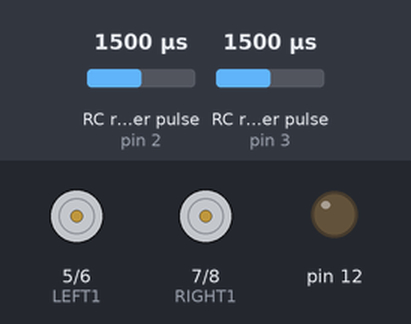
Simulated run of this sketch. Board: Arduino Uno, built with avr-gcc and run on an emulated ATmega328P. Parts: motor-driver pin pairs drawn as motors (green arrow = first pin HIGH = forward, orange = second pin HIGH = backward, longer = more drive, scaled by the enable pin), output pins drawn as LEDs (lit = HIGH). Wiring (inferred from the names in the program): 2 × RC receiver channel: data pin 2 / data pin 3. The inputs (shaded band) are chosen by the test bench; at power-on: RC receiver pulse (sensors on pin 2, pin 3) 1500 µs. What the sketch prints to the serial monitor is not drawn.

Above: at 1.2 s.
1.3 s: RC receiver pulse (sensor on pin 2) set to 1462 µs
2.8 s: RC receiver pulse (sensor on pin 2) set to 1440 µs
At 3.5 s:
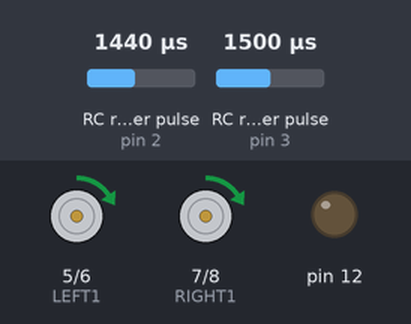
4.3 s: RC receiver pulse (sensor on pin 3) set to 1457 µs
5.8 s: RC receiver pulse (sensor on pin 3) set to 1436 µs
At 7.0 s:
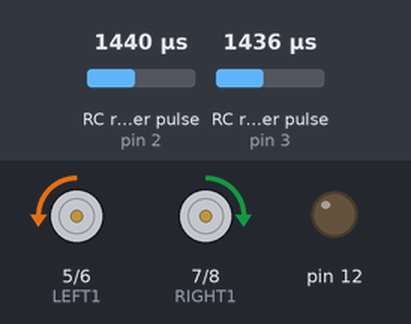
7.3 s: RC receiver pulse (sensor on pin 2) set to 1391 µs
8.8 s: RC receiver pulse (sensor on pin 2) set to 1370 µs
At 9.4 s:
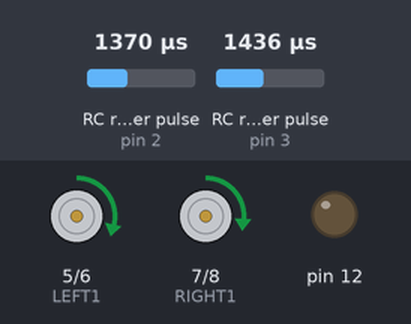
Timing chart, 0 to 11.3 s (numbered marks = the images above; inputs shaded):
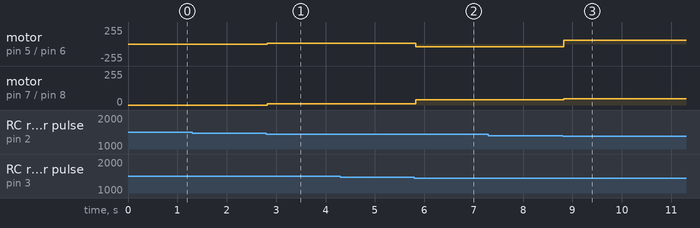

Measured:
- the behaviour switches between 1449 and 1448 µs on RC receiver pulse (sensor on pin 3) (found by bisection; images 1 and 2)
- the behaviour switches between 1382 and 1381 µs on RC receiver pulse (sensor on pin 2) (found by bisection; images 2 and 3)
- after the input at 1.3 s, every drawn part: stays the same
- after the input at 2.8 s, motor on pin 5 (LEFT1) / pin 6 (LEFT2), motor on pin 7 (RIGHT1) / pin 8 (RIGHT2): stopped → forward 8/255 at once
- after the input at 4.3 s, every drawn part: stays the same
- after the input at 5.8 s, motor on pin 5 (LEFT1) / pin 6 (LEFT2): forward 8/255 → backward 41/255 at once; motor on pin 7 (RIGHT1) / pin 8 (RIGHT2): forward 8/255 → forward 41/255 at once
- after the input at 7.3 s, every drawn part: stays the same
- after the input at 8.8 s, motor on pin 5 (LEFT1) / pin 6 (LEFT2): backward 41/255 → forward 57/255 at once; motor on pin 7 (RIGHT1) / pin 8 (RIGHT2): forward 41/255 → forward 47/255 at once

The sketch:

FF761ALII7PDOCE.ino
```cpp
//geeky singh 14th dec 2015 for instructables.com

#define SRC_NEUTRAL 1500
#define SRC_MAX 2000
#define SRC_MIN 1000
#define TRC_NEUTRAL 1500
#define TRC_MAX 2000
#define TRC_MIN 1000
#define RC_DEADBAND 50
#define ERROR_center 50
#define pERROR 100

uint16_t unSteeringMin = SRC_MIN + pERROR;
uint16_t unSteeringMax = SRC_MAX - pERROR;
uint16_t unSteeringCenter = SRC_NEUTRAL;

uint16_t unThrottleMin = TRC_MIN + pERROR;
uint16_t unThrottleMax = TRC_MAX - pERROR;
uint16_t unThrottleCenter = TRC_NEUTRAL;

#define PWM_MIN 0
#define PWM_MAX 255

#define GEAR_NONE 1
#define GEAR_IDLE 1
#define GEAR_FULL 2

#define PWM_SPEED_LEFT 10
#define PWM_SPEED_RIGHT 11
#define LEFT1 5
#define LEFT2 6
#define RIGHT1 7
#define RIGHT2 8

#define PROGRAM_PIN 9

// Assign your channel in pins
#define THROTTLE_IN_PIN 2
#define STEERING_IN_PIN 3

// These bit flags are set in bUpdateFlagsShared to indicate which
// channels have new signals
#define THROTTLE_FLAG 1
#define STEERING_FLAG 2

// holds the update flags defined above
volatile uint8_t bUpdateFlagsShared;

// shared variables are updated by the ISR and read by loop.
// In loop we immediatley take local copies so that the ISR can keep ownership of the
// shared ones. To access these in loop
// we first turn interrupts off with noInterrupts
// we take a copy to use in loop and the turn interrupts back on
// as quickly as possible, this ensures that we are always able to receive new signals
volatile uint16_t unThrottleInShared;
volatile uint16_t unSteeringInShared;

// These are used to record the rising edge of a pulse in the calcInput functions
// They do not need to be volatile as they are only used in the ISR. If we wanted
// to refer to these in loop and the ISR then they would need to be declared volatile
uint32_t ulThrottleStart;
uint32_t ulSteeringStart;

uint8_t gThrottle = 0;
uint8_t gGear = GEAR_NONE;
uint8_t gOldGear = GEAR_NONE;

#define DIRECTION_STOP 0
#define DIRECTION_FORWARD 1
#define DIRECTION_REVERSE 2
#define DIRECTION_ROTATE_RIGHT 3
#define DIRECTION_ROTATE_LEFT 4

uint8_t gThrottleDirection = DIRECTION_STOP;
uint8_t gDirection = DIRECTION_STOP;
uint8_t gOldDirection = DIRECTION_STOP;

#define IDLE_MAX 50

#define MODE_RUN 0


uint8_t gMode = MODE_RUN;

unsigned long pulse_time  ;

void setup()
{
  Serial.begin(9600);

  Serial.println("hello");

  attachInterrupt(0 /* INT0 = THROTTLE_IN_PIN */,calcThrottle,CHANGE);
  attachInterrupt(1 /* INT1 = STEERING_IN_PIN */,calcSteering,CHANGE);

  pinMode(PWM_SPEED_LEFT,OUTPUT);
  pinMode(PWM_SPEED_RIGHT,OUTPUT);
  pinMode(LEFT1,OUTPUT);
  pinMode(LEFT2,OUTPUT);
  pinMode(RIGHT1,OUTPUT);
  pinMode(RIGHT2,OUTPUT);
   pinMode(12,OUTPUT);
   pulse_time =millis() ;
  pinMode(PROGRAM_PIN,INPUT);


}

void loop()
{
  // create local variables to hold a local copies of the channel inputs
  // these are declared static so that thier values will be retained
  // between calls to loop.
  static uint16_t unThrottleIn;
  static uint16_t unSteeringIn;
  // local copy of update flags
  static uint8_t bUpdateFlags;
// fail_safe();
  // check shared update flags to see if any channels have a new signal
  if(bUpdateFlagsShared)
  {
    noInterrupts(); // turn interrupts off quickly while we take local copies of the shared variables
     pulse_time =millis() ;
      // take a local copy of which channels were updated in case we need to use this in the rest of loop
    bUpdateFlags = bUpdateFlagsShared;

    // in the current code, the shared values are always populated
    // so we could copy them without testing the flags
    // however in the future this could change, so lets
    // only copy when the flags tell us we can.

    if(bUpdateFlags & THROTTLE_FLAG)
    {
      unThrottleIn = unThrottleInShared;
    }

    if(bUpdateFlags & STEERING_FLAG)
    {
      unSteeringIn = unSteeringInShared;
    }

    // clear shared copy of updated flags as we have already taken the updates
    // we still have a local copy if we need to use it in bUpdateFlags
    bUpdateFlagsShared = 0;

    interrupts(); // we have local copies of the inputs, so now we can turn interrupts back on
    // as soon as interrupts are back on, we can no longer use the shared copies, the interrupt
    // service routines own these and could update them at any time. During the update, the
    // shared copies may contain junk. Luckily we have our local copies to work with :-)
  }


  // do any processing from here onwards
  // *************  only use the local values unAuxIn, unThrottleIn and unSteeringIn, the shared
  // variables unAuxInShared, unThrottleInShared, unSteeringInShared are always owned by
  // the interrupt routines and should not be used in loop

  if(gMode == MODE_RUN)
  {
    // we are checking to see if the channel value has changed, this is indicated
    // by the flags. For the simple pass through we don't really need this check,
    // but for a more complex project where a new signal requires significant processing
    // this allows us to only calculate new values when we have new inputs, rather than
    // on every cycle.
    if(bUpdateFlags & THROTTLE_FLAG)
    {
      // A good idea would be to check the before and after value,
      // if they are not equal we are receiving out of range signals
      // this could be an error, interference or a transmitter setting change
      // in any case its a good idea to at least flag it to the user somehow
      unThrottleIn = constrain(unThrottleIn,unThrottleMin,unThrottleMax);

      if(unThrottleIn > (unThrottleCenter + ERROR_center))
      {
        gThrottle = map(unThrottleIn,(unThrottleCenter + ERROR_center),unThrottleMax,PWM_MIN,PWM_MAX);
        gThrottleDirection = DIRECTION_FORWARD;
      }
      else if (unThrottleIn < (unThrottleCenter - ERROR_center))
      {
        gThrottle = map(unThrottleIn,unThrottleMin,(unThrottleCenter- ERROR_center),PWM_MAX,PWM_MIN);
        gThrottleDirection = DIRECTION_REVERSE;
      }

      else
      {
      gThrottleDirection =DIRECTION_STOP;
      gThrottle=0;
      }

      if(gThrottle < IDLE_MAX)
      {
        gGear = GEAR_IDLE;
      }
      else
      {
        gGear = GEAR_FULL;
      }
    }

    if(bUpdateFlags & STEERING_FLAG)
    {
      uint8_t throttleLeft = gThrottle;
      uint8_t throttleRight = gThrottle;

      gDirection = gThrottleDirection;

      // see previous comments regarding trapping out of range errors
      // this is left for the user to decide how to handle and flag
      unSteeringIn = constrain(unSteeringIn,unSteeringMin,unSteeringMax);

      // if idle spin on spot
      switch(gGear)
      {
      case GEAR_IDLE:
        if(unSteeringIn > (unSteeringCenter + RC_DEADBAND))
        {
          gDirection = DIRECTION_ROTATE_RIGHT;
          // use steering to set throttle
          throttleRight = throttleLeft = map(unSteeringIn,unSteeringCenter,unSteeringMax,PWM_MIN,PWM_MAX);
        }
        else if(unSteeringIn < (unSteeringCenter - RC_DEADBAND))
        {
          gDirection = DIRECTION_ROTATE_LEFT;
          // use steering to set throttle
          throttleRight = throttleLeft = map(unSteeringIn,unSteeringMin,unSteeringCenter,PWM_MAX,PWM_MIN);
        }
        break;
      // if not idle proportionally restrain inside track to turn vehicle around it
      case GEAR_FULL:
        if(unSteeringIn > (unSteeringCenter + RC_DEADBAND))
        {
          throttleLeft = map(unSteeringIn,unSteeringCenter,unSteeringMax,gThrottle,PWM_MIN);
        }
        else if(unSteeringIn < (unSteeringCenter - RC_DEADBAND))
        {
          throttleRight = map(unSteeringIn,unSteeringMin,unSteeringCenter,PWM_MIN,gThrottle);
        }

        break;
      }
      analogWrite(PWM_SPEED_LEFT,throttleLeft);
      analogWrite(PWM_SPEED_RIGHT,throttleRight);
    }
  }

  if((gDirection != gOldDirection) || (gGear != gOldGear))
  {
    gOldDirection = gDirection;
    gOldGear = gGear;

    digitalWrite(LEFT1,LOW);
    digitalWrite(LEFT2,LOW);
    digitalWrite(RIGHT1,LOW);
    digitalWrite(RIGHT2,LOW);

    switch(gDirection)
    {
    case DIRECTION_FORWARD:
      digitalWrite(LEFT1,LOW);
      digitalWrite(LEFT2,HIGH);
      digitalWrite(RIGHT1,LOW);
      digitalWrite(RIGHT2,HIGH);
      break;
    case DIRECTION_REVERSE:
      digitalWrite(LEFT1,HIGH);
      digitalWrite(LEFT2,LOW);
      digitalWrite(RIGHT1,HIGH);
      digitalWrite(RIGHT2,LOW);
      break;
    case DIRECTION_ROTATE_RIGHT:
      digitalWrite(LEFT1,HIGH);
      digitalWrite(LEFT2,LOW);
      digitalWrite(RIGHT1,LOW);
      digitalWrite(RIGHT2,HIGH);
      break;
    case DIRECTION_ROTATE_LEFT:
      digitalWrite(LEFT1,LOW);
      digitalWrite(LEFT2,HIGH);
      digitalWrite(RIGHT1,HIGH);
      digitalWrite(RIGHT2,LOW);
      break;
    case DIRECTION_STOP:
      digitalWrite(LEFT1,LOW);
      digitalWrite(LEFT2,LOW);
      digitalWrite(RIGHT1,LOW);
      digitalWrite(RIGHT2,LOW);
      break;
    }
  }

  bUpdateFlags = 0;
}


// simple interrupt service routine
void calcThrottle()
{
  // if the pin is high, its a rising edge of the signal pulse, so lets record its value
  if(digitalRead(THROTTLE_IN_PIN) == HIGH)
  {
    ulThrottleStart = micros();
  }
  else
  {
    // else it must be a falling edge, so lets get the time and subtract the time of the rising edge
    // this gives use the time between the rising and falling edges i.e. the pulse duration.
    unThrottleInShared = (uint16_t)(micros() - ulThrottleStart);
    // use set the throttle flag to indicate that a new throttle signal has been received
    bUpdateFlagsShared |= THROTTLE_FLAG;
  }
}

void calcSteering()
{
  if(digitalRead(STEERING_IN_PIN) == HIGH)
  {
    ulSteeringStart = micros();
  }
  else
  {
    unSteeringInShared = (uint16_t)(micros() - ulSteeringStart);
    bUpdateFlagsShared |= STEERING_FLAG;
  }
}
```
